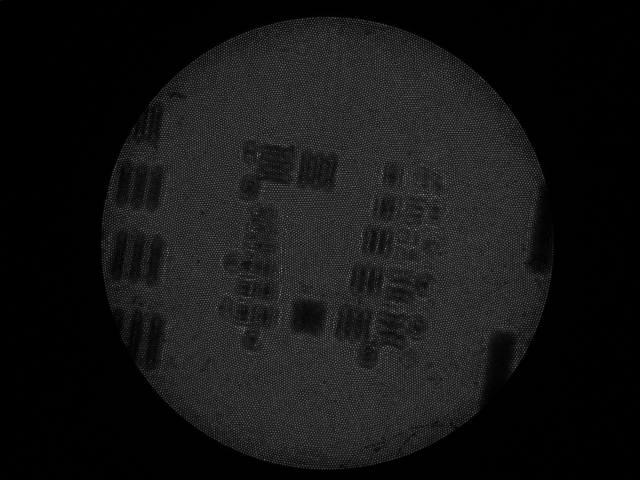
#> input picture data/10mm_1.tif, 1280 x 960 px (shown at 1/2 size)
$ python -i core.py   (imports and definitions only)
#> lines starting #> are read from the running program, lines starting #| are printed output that depends on the picture
# -*- coding: utf-8 -*-
"""
PyFibreBundle is an open source Python package for image processing of
fibre bundle images.

This file contains core functions for locating the fibre bundle, masking
and cropping the bundle, and simple methods for removing the core structure
by spatial filtering.

@author: Mike Hughes
Applied Optics Group, University of Kent
https://github.com/mikehugheskent
"""

import numpy as np
import math
import matplotlib.pyplot as plt
import time

import cv2 as cv

import pybundle
from pybundle.bundle_calibration import BundleCalibration


# [10 lines left out: function normalise_image, not called in this run]


def g_filter(img, filter_size):
    """ Applies 2D Gaussian filter to image. The kernel size is 8 times sigma.
    :param img: input image as 2D numpy array
    :param filter_size: sigma of Gaussian filter
    :return: filtered image as 2D numpy array
    """
    kernel_size = round(filter_size * 8)              # Kernal size needs to be larger than sigma
    kernel_size = kernel_size + 1 - kernel_size % 2   # Kernel size must be odd
    img_filt = cv.GaussianBlur(img,(kernel_size,kernel_size), filter_size)
    return img_filt


# [75 lines left out: functions median_filter, find_core_spacing, edge_filter, filter_image, not called in this run]


def find_bundle(img, **kwargs):
    """ Locate fibre bundle by thresholding and searching for largest
    connected region. Returns tuple of (centreX, centreY, radius)
    :param img: input image of fibre bundle, 2D numpy array
    :param filterSize: sigma of Gaussian filter applied to remove core pattern, default to 4
    :return: tuple of (centreX, centreY, radius)
    """

    filterSize = kwargs.get('filterSize', 4)

    # Filter to minimise effects of structure in bundle
    imgFilt = g_filter(img, filterSize)
    imgFilt = (imgFilt / np.max(imgFilt) * 255).astype('uint8')

    # Threshold to binarise and then look for connected regions
    thres, imgBinary = cv.threshold(imgFilt,0,1,cv.THRESH_BINARY+cv.THRESH_OTSU)
    #plt.imshow(imgBinary)
    num_labels, labels, stats, centroid  = cv.connectedComponentsWithStats(imgBinary, 8, cv.CV_32S)

    # Region 0 is background, so find largest of other regions
    sizes = stats[1:,4]
    biggestRegion = sizes.argmax() + 1

    # Find distance from centre to each edge and take minimum as safe value for radius
    centreX = round(centroid[biggestRegion,0])
    centreY = round(centroid[biggestRegion,1])
    radius1 = centroid[biggestRegion,0] - stats[biggestRegion,0]
    radius2 = centroid[biggestRegion,1] - stats[biggestRegion,1]
    radius3 = -(centroid[biggestRegion,0] - stats[biggestRegion,2]) + stats[biggestRegion,0]
    radius4 = -(centroid[biggestRegion,1] - stats[biggestRegion,3]) + stats[biggestRegion,1]
    radius = round(min(radius1, radius2, radius3, radius4))

    return centreX, centreY, radius


################ MASKING AND CROPPING ###################################


# [95 lines left out: functions crop_rect, get_mask, apply_mask, auto_mask, auto_mask_crop, crop_filter_mask, not called in this run]

>>> import cv2
>>> picture = cv2.imread('../data/10mm_1.tif')
#> picture is the input picture: shape (960, 1280, 3); min 0, max 229, mean 20.6
>>> result = find_bundle(picture)
#> in find_bundle, `imgFilt = (imgFilt / np.max(imgFilt) * 255).astype('uint8')`:
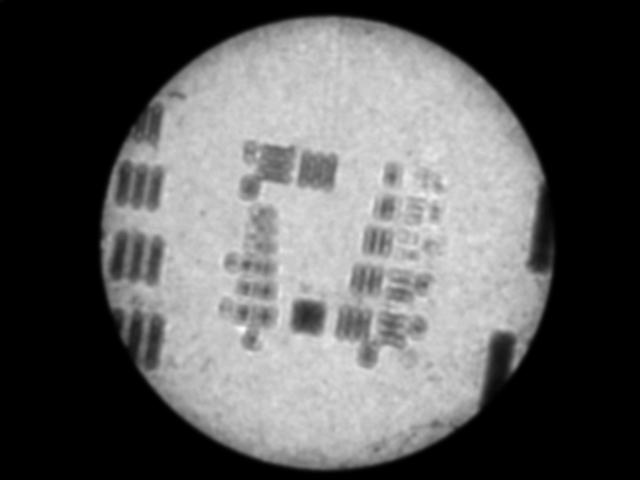
#> imgFilt: shape (960, 1280, 3) (shown at 1/2 size); min 0, max 255, mean 91.6
#> (the run stopped early here; a loop or call above may not have finished)

$ run again, on data/FujikuraHD1.tif
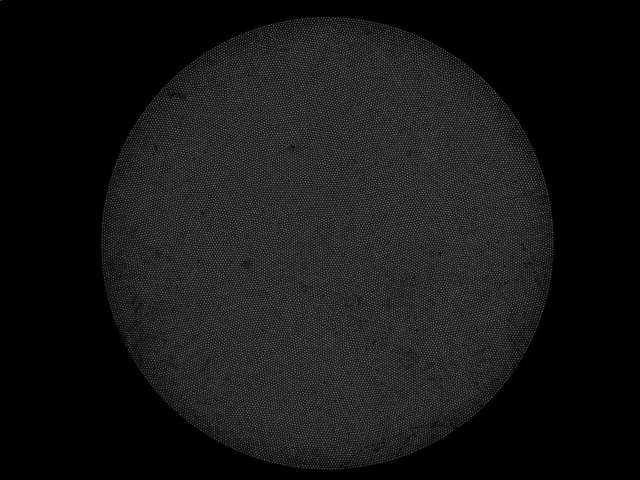
#> input picture data/FujikuraHD1.tif, 1280 x 960 px (shown at 1/2 size)
#> picture is the input picture: shape (960, 1280, 3); min 0, max 209, mean 22.3
#> in find_bundle, `imgFilt = (imgFilt / np.max(imgFilt) * 255).astype('uint8')`:
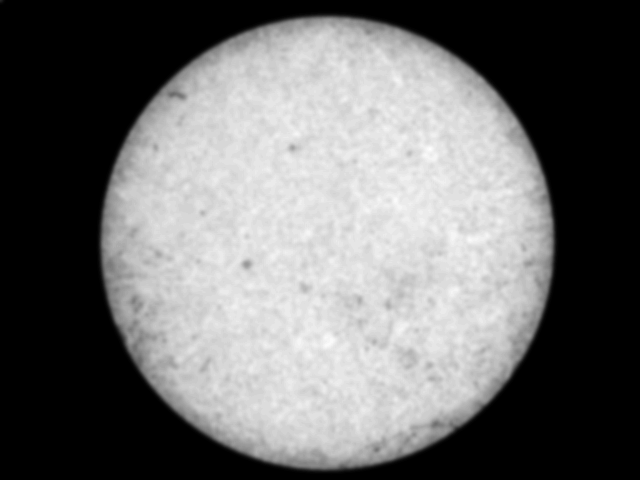
#> imgFilt: shape (960, 1280, 3) (shown at 1/2 size); min 0, max 255, mean 108.7

$ run again, on data/OCT_endo1.tif
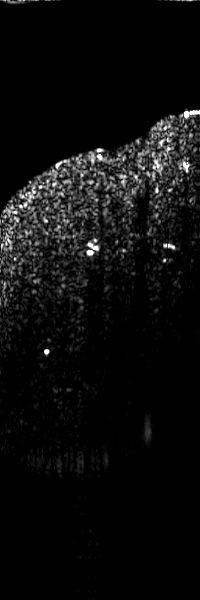
#> input picture data/OCT_endo1.tif, 200 x 600 px
#> picture is the input picture: shape (600, 200, 3); min 0, max 255, mean 12.7
#> in g_filter, `img_filt = cv.GaussianBlur(img,(kernel_size,kernel_size), filter_size)`:
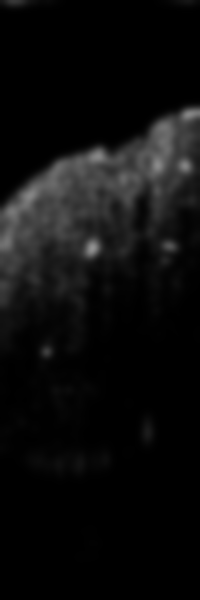
#> img_filt: shape (600, 200, 3); min 0, max 147, mean 12.7
#> in find_bundle, `imgFilt = (imgFilt / np.max(imgFilt) * 255).astype('uint8')`:
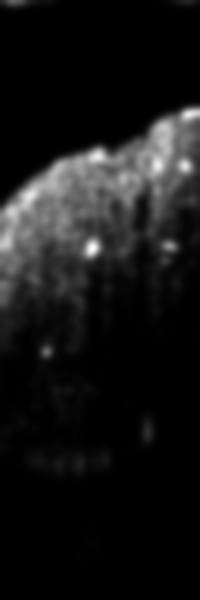
#> imgFilt: shape (600, 200, 3); min 0, max 255, mean 21.8
